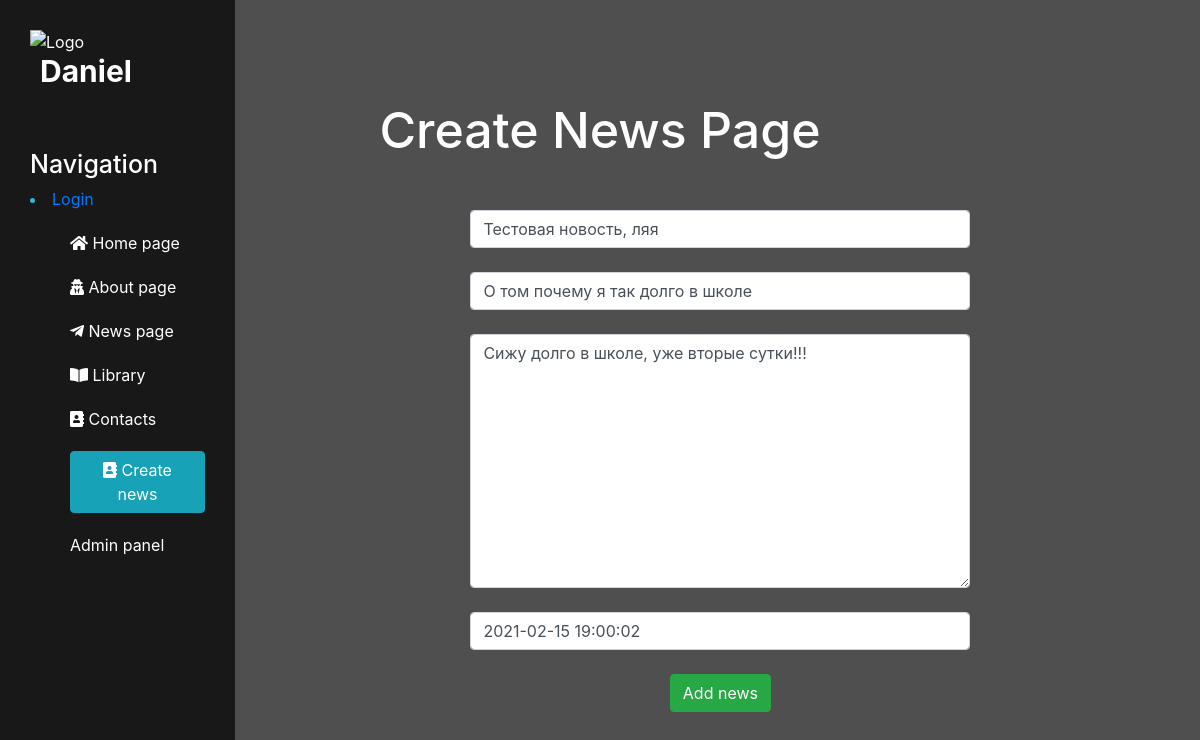
The page /news/2/update on the database its author committed.
### news/models.py (models this page shows, shortened)
class Articles(models.Model):
    title = models.CharField('Name', max_length=50)
    anons = models.CharField('Anons', max_length=250)
    full_text = models.TextField('News')
    date = models.DateTimeField('Date')
    class Meta:
        verbose_name = "Новость"
        verbose_name_plural = "Новости"

### news/views.py (the view)
# urls.py: path('<int:pk>/update', views.NewsUpdateView.as_view(), name='news-update'),
class NewsUpdateView(UpdateView):
    model = Articles
    template_name = 'news/create.html'
    form_class = ArticlesForm

### news/forms.py
class ArticlesForm(ModelForm):
    class Meta:
        model = Articles
        fields = ['title', 'anons', 'full_text', 'date']
        widgets = {
            "title": TextInput(attrs={
                'class': 'form-control',
                'placeholder': 'Name'
            }),
            "anons": TextInput(attrs={
                'class': 'form-control',
                'placeholder': 'Anons news'
            }),
            "date": DateTimeInput(attrs={
                'class': 'form-control',
                'placeholder': 'yyyy-mm-dd hh:mm:ss'
            }),
            "full_text": Textarea(attrs={
                'class': 'form-control',
                'placeholder': 'Text news'
            })
        }

### templates/news/create.html (shortened to what this page needs)
{% extends 'main/layout.html' %}
{% block content %}
    <div class="features">
        <h1>Create News Page</h1>
        <form method="post">
            {{ form.title }}<br>
            {{ form.anons }}<br>
            {{ form.full_text }}<br>
            {{ form.date }}<br>
            <button class="btn btn-success" type="submit">Add news</button>
        </form>
    </div>
{% endblock %}

### static/main/css/main.css (style rules this page uses)
body { background: #4f4f4f; }
main .features { float: left; color: #fff; margin-top: 100px; text-align: center; width: 75%; }
main .features h1 { font-size: 50px; }
form { margin-left: 32%; width: 500px; margin-top: 50px; }

### rows shown on the page
Articles: title "Тестовая новость, ляя", anons "О том почему я так долго в школе", full_text "Сижу долго в школе, уже вторые сутки!!!", date "2021-02-15 19:00:02"
